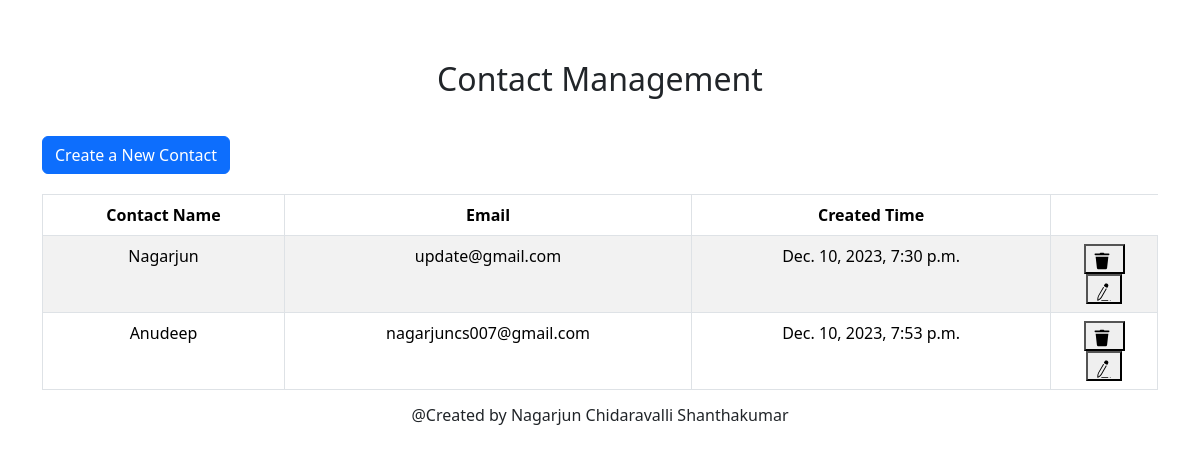
The app's page /, older data.
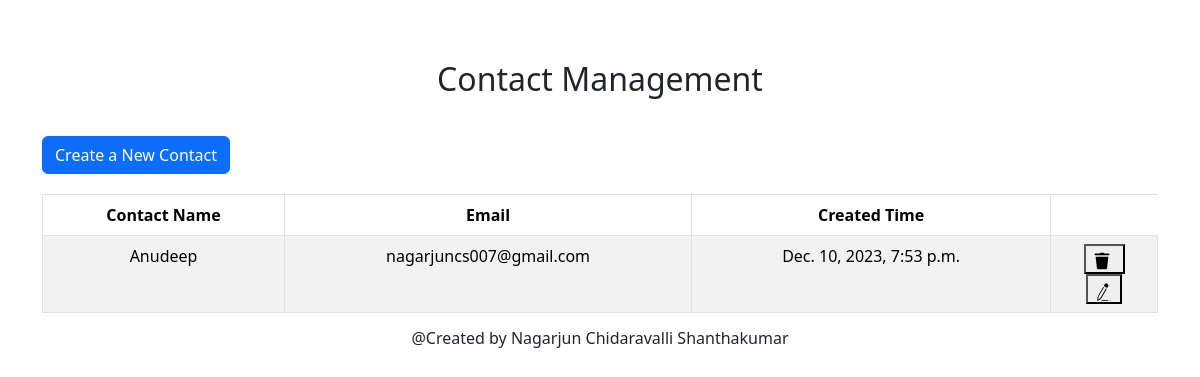
The same page, newer data.
### create/models.py (models this page shows)
class Create(models.Model):
    name = models.CharField(max_length=100)
    email = models.CharField(max_length=100)
    notes = models.CharField(max_length=1000)
    time = models.DateTimeField()

### home/views.py (the view)
# urls.py: path('', homepage, name="home"),
def homepage(request):
    allData = Create.objects.all()
    return render(request, 'home.html',{'allData':allData})

### Nagarjun_Chidaravalli_Shanthakumar/template/home.html (shortened to what this page needs)
{% load static %}
<!DOCTYPE html>
<html lang="en">
<head>
    <link href="https://cdn.jsdelivr.net/npm/bootstrap@5.3.2/dist/css/bootstrap.min.css" rel="stylesheet">
    <link rel="stylesheet" href="{% static 'home.css' %}">
</head>
<body>
    <div class="container">
        <h2 id="heading">Contact Management</h2>
        <button type="button" class="btn btn-primary" id="create" onclick="location.href = '/create/';">Create a New Contact</button>
        <table class="table table-hover table-striped table-bordered text-center">
            <thead>
              <tr>
                <th scope="col">Contact Name</th>
                <th scope="col">Email</th>
                <th scope="col">Created Time</th>
              </tr>
            </thead>
            <tbody>
            {% if allData %}
            {% for data in allData %}
            <tr>
              <td>{{data.name}}</td>
              <td>{{data.email}}</td>
              <td>{{data.time}}</td>
              <td>
                <form action="/confirm/", method="POST">
                  <button type="submit" name="name" value="{{data.name}}"></button>
                </form>
                <form action="/details/", method="POST">
                  <button  type="submit" name="name" value="{{data.name}}"></button>
                </form>
              </td>
            </tr>
            {% endfor %}
            {% endif %}
            </tbody>
          </table>
    </div>
    <h6 id="copyright">@Created by  Nagarjun Chidaravalli Shanthakumar</h6>
</body>
</html>

Row changes from the older to the newer data that the page shows:
removed Create: name "Nagarjun", email "update@gmail.com", time "Dec. 10, 2023, 7:30 p.m."
